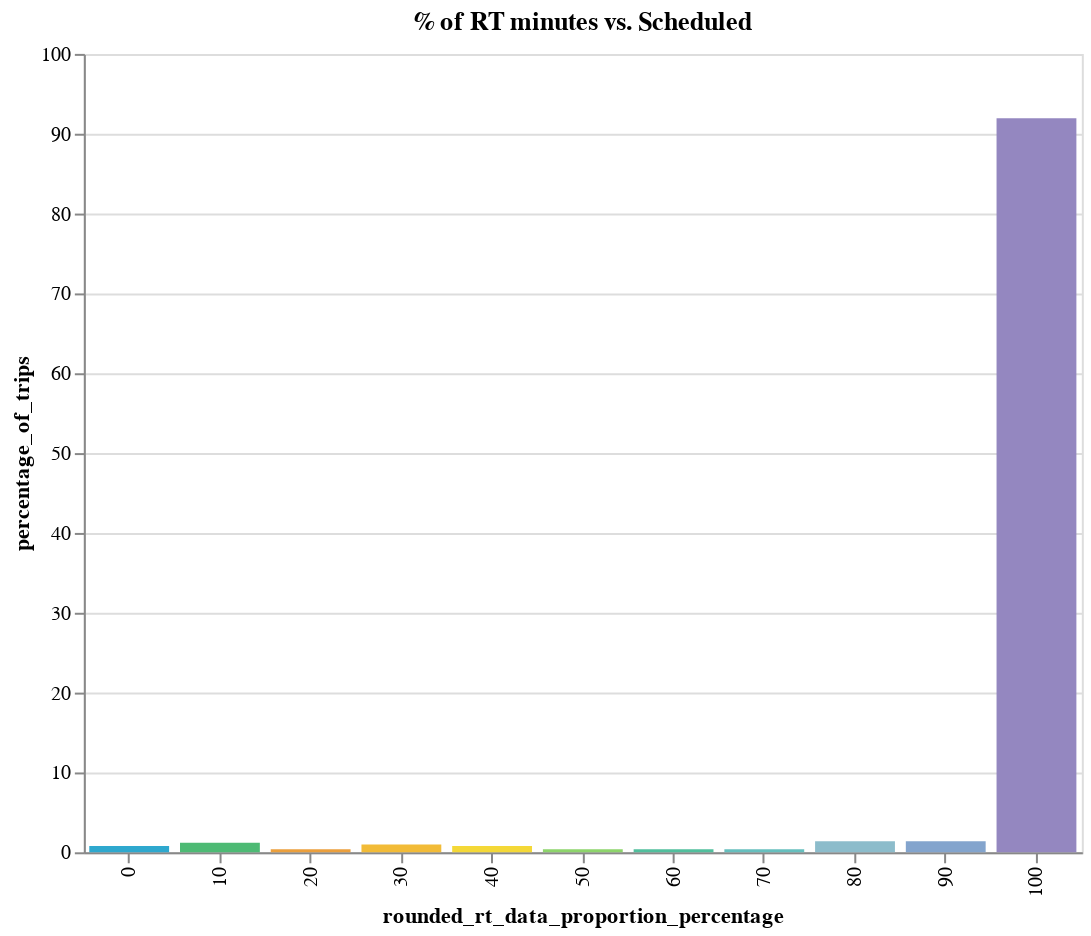

Notebook code cell kept with this figure:
### Code cell
threshold_utils.chart_size(rt_scheduled_chart, 500, 400)

### Figure 1 — Vega-Lite specification as saved in the notebook (floating-point values rounded to 4 significant figures; data arrays with more than 128 entries replaced by an {"elided": "..."} marker saying what was removed)
{"config": {"view": {"continuousWidth": 400, "continuousHeight": 300}}, "data": {"name": "data-cd863e63cd66e39703b752591b3332ab"}, "mark": {"type": "bar", "size": 40}, "encoding": {"color": {"field": "rounded_rt_data_proportion_percentage", "legend": null, "scale": {"range": ["#2EA8CE", "#EB9F3C", "#F4D837", "#51BF9D", "#8CBCCB", "#9487C0"]}, "type": "quantitative"}, "tooltip": [{"field": "_gtfs_dataset_name", "type": "nominal"}, {"field": "rounded_rt_data_proportion_percentage", "type": "quantitative"}, {"field": "rt_trip_counts_by_operator", "type": "quantitative"}, {"field": "total_trips", "type": "quantitative"}, {"field": "percentage_of_trips", "type": "quantitative"}], "x": {"field": "rounded_rt_data_proportion_percentage", "scale": {"domain": [0, 10, 20, 30, 40, 50, 60, 70, 80, 90, 100]}, "type": "nominal"}, "y": {"field": "percentage_of_trips", "scale": {"domain": [0, 100]}, "type": "quantitative"}}, "height": 400, "selection": {"Operator": {"type": "single", "fields": ["_gtfs_dataset_name"], "bind": {"input": "select", "options": ["Anaheim Resort VehiclePositions", "Antelope Valley Transit Authority Vehicle Positions", "Banning Pass Vehicle Positions", "Bay Area 511 AC Transit Vehicle Position", "Bay Area 511 Caltrain VehiclePositions", "Bay Area 511 County Connection VehiclePositions", "Bay Area 511 Dumbarton Express VehiclePositions", "Bay Area 511 Emery Go-Round VehiclePositions", "Bay Area 511 Fairfield and Suisun Transit Vehicle Positions", "Bay Area 511 Golden Gate Transit Vehicle Positions", "Bay Area 511 MVGO VehiclePositions", "Bay Area 511 Marin VehiclePositions", "Bay Area 511 Muni VehiclePositions", "Bay Area 511 Petaluma VehiclePositions", "Bay Area 511 SamTrans VehiclePositions", "Bay Area 511 San Francisco Bay Ferry VehiclePositions", "Bay Area 511 Santa Clara Transit VehiclePositions", "Bay Area 511 Santa Rosa CityBus VehiclePositions", "Bay Area 511 SolTrans VehiclePositions", "Bay Area 511 Sonoma County Transit Vehicle Positions", "Bay Area 511 Sonoma-Marin Area Rail Transit VehiclePositions", "Bay Area 511 Tri Delta VehiclePositions", "Bay Area 511 Tri-Valley Wheels VehiclePositions", "Bay Area 511 Union City Transit VehiclePositions", "Bay Area 511 Vine Transit VehiclePositions", "Bay Area 511 WestCAT VehiclePositions", "Beach Cities VehiclePositions", "Bear Vehicle Positions", "Beaumont Pass Vehicle Positions", "Big Blue Bus VehiclePositions", "BruinBus Vehicle Positions", "Burbank VehiclePositions", "Commerce VehiclePositions", "Eastern Sierra Vehicle Positions", "Elk Grove VehiclePositions", "Foothill Vehicle Positions", "Fresno Vehicle Positions", "GET VehiclePositions", "Humboldt Vehicle Positions", "Kings Vehicle Positions", "LA DOT VehiclePositions", "LA Metro Bus Vehicle Positions", "LA Metro Rail Vehicle Positions", "Lake Vehicle Positions", "Long Beach VehiclePositions", "Madera County Connection Vehicle Positions", "Montebello Vehicle Positions", "Monterey Salinas VehiclePositions", "Nevada County Vehicle Positions", "North County Vehicle Positions", "Norwalk Vehicle Positions", "OCTA VehiclePositions", "Pasadena VehiclePositions", "PresidiGo VehiclePositions", "Redding Vehicle Positions", "Redwood Coast Vehicle Positions", "Riverside VehiclePositions", "San Diego Vehicle Positions", "San Joaquin Vehicle Positions", "Santa Clarita VehiclePositions", "Santa Maria Vehicle Positions", "Santa Ynez Vehicle Positions", "StanRTA Vehicle Positions", "Tahoe Transportation Vehicle Positions", "Torrance Swiftly Vehicle Positions", "Torrance Vehicle Positions", "Turlock Vehicle Positions", "Unitrans Vehicle Positions", "VCTC Vehicle Positions", "Victor Valley Vehicle Position", "Visalia VehiclePositions", "WeHo Vehicle Positions"], "name": "Operator"}, "init": {"_gtfs_dataset_name": "Anaheim Resort VehiclePositions"}}}, "title": "% of RT minutes vs. Scheduled", "transform": [{"filter": {"selection": "Operator"}}], "width": 500, "$schema": "https://vega.github.io/schema/vega-lite/v4.17.0.json", "datasets": {"data-cd863e63cd66e39703b752591b3332ab": {"elided": "595 records"}}}
